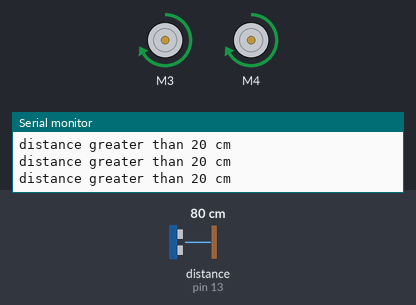
The sketch below on a simulated Arduino Uno, built with avr-gcc and run on an emulated ATmega328P. Parts: 2 × DC motor (green arrow = forward, orange = backward, longer = faster), the last lines printed to the serial monitor. Wiring (inferred from the names in the program): ultrasonic range finder: trigger pin 2; echo pin 13. Inputs (shaded band) come from the test bench; at power-on: distance to the obstacle (sensor on pin 13) 80 cm. The echo pulse lasts 58.3 µs per cm.

Above: at 1.2 s.
1.3 s: distance to the obstacle (sensor on pin 13) set to 23 cm
4.3 s: distance to the obstacle (sensor on pin 13) set to 18 cm
At 6.0 s:
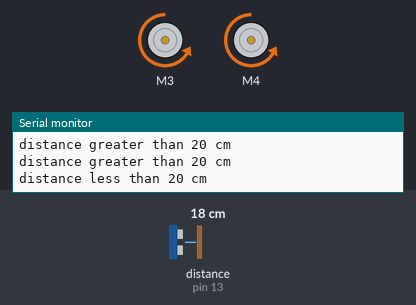
At 7.3 s:
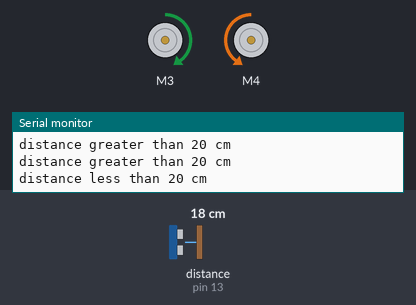
Timing chart, 0 to 13.3 s (numbered marks = the images above; inputs shaded):
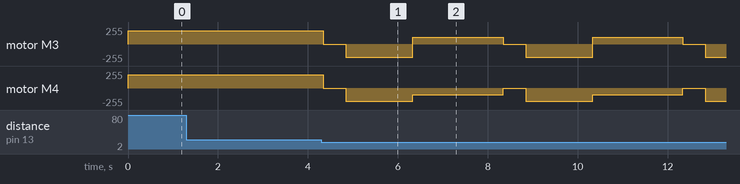

Measured:
- the behaviour switches between 21 and 20 cm on distance to the obstacle (sensor on pin 13) (found by bisection; images 0 and 1)
- after the input at 4.3 s, motor M3: forward 200/255 → stopped at once, then repeats every 4.0 s: backward 200/255 1.5 s, forward 100/255 2.0 s, stopped 0.50 s; motor M4: forward 200/255 → stopped at once, then repeats every 4.0 s: backward 200/255 1.5 s, backward 100/255 2.0 s, stopped 0.50 s

The sketch:

test_robot_avoidance.ino
```cpp
#include<AFMotor.h>

AF_DCMotor motor3(3);
AF_DCMotor motor4(4);

const int trigPin=2;
const int echoPin=13;
long duration;
int distance;

void setup() {
  Serial.begin(9600);
  pinMode(trigPin,OUTPUT);
  pinMode(echoPin,INPUT);

}


void loop() {
/*distance measuring code*/
digitalWrite(trigPin,LOW);
delayMicroseconds(2);
digitalWrite(trigPin,HIGH);
delayMicroseconds(10);
digitalWrite(trigPin,LOW);

duration=pulseIn(echoPin,HIGH);
distance=(duration*0.034)/2;
/*distance measuring code "end"*/

/*Motor control*/
if(distance<20)
{
  Serial.println("distance less than 20 cm");
  motor3.setSpeed(0);
  motor3.run(RELEASE);

  motor4.setSpeed(0);
  motor4.run(RELEASE);

  delay(500);

  motor3.setSpeed(200);
  motor3.run(BACKWARD);

  motor4.setSpeed(200);
  motor4.run(BACKWARD);
  delay(1500);

  motor3.setSpeed(100);
  motor3.run(FORWARD);

  motor4.setSpeed(100);
  motor4.run(BACKWARD);
  delay(2000);

}
Serial.println("distance greater than 20 cm");
motor3.setSpeed(200);
motor3.run(FORWARD);

motor4.setSpeed(200);
motor4.run(FORWARD);
/*Motor control end*/
}
```
